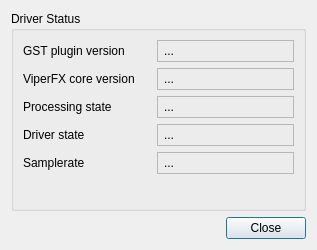
<?xml version="1.0" encoding="UTF-8"?>
<ui version="4.0">
 <class>StatusDialog</class>
 <widget class="QDialog" name="StatusDialog">
  <property name="geometry">
   <rect>
    <x>0</x>
    <y>0</y>
    <width>317</width>
    <height>250</height>
   </rect>
  </property>
  <property name="minimumSize">
   <size>
    <width>0</width>
    <height>0</height>
   </size>
  </property>
  <property name="maximumSize">
   <size>
    <width>16777215</width>
    <height>16777215</height>
   </size>
  </property>
  <property name="windowTitle">
   <string>Driver Status Information</string>
  </property>
  <layout class="QVBoxLayout" name="verticalLayout">
   <item>
    <widget class="QGroupBox" name="groupBox">
     <property name="title">
      <string>Driver Status</string>
     </property>
     <layout class="QVBoxLayout" name="verticalLayout_2">
      <item>
       <layout class="QFormLayout" name="formLayout">
        <property name="labelAlignment">
         <set>Qt::AlignLeading|Qt::AlignLeft|Qt::AlignVCenter</set>
        </property>
        <property name="formAlignment">
         <set>Qt::AlignLeading|Qt::AlignLeft|Qt::AlignVCenter</set>
        </property>
        <property name="horizontalSpacing">
         <number>22</number>
        </property>
        <property name="verticalSpacing">
         <number>6</number>
        </property>
        <item row="0" column="0">
         <widget class="QLabel" name="label">
          <property name="text">
           <string>GST plugin version</string>
          </property>
         </widget>
        </item>
        <item row="1" column="0">
         <widget class="QLabel" name="label_3">
          <property name="text">
           <string>ViperFX core version</string>
          </property>
         </widget>
        </item>
        <item row="2" column="0">
         <widget class="QLabel" name="label_2">
          <property name="text">
           <string>Processing state</string>
          </property>
         </widget>
        </item>
        <item row="3" column="0">
         <widget class="QLabel" name="label_4">
          <property name="text">
           <string>Driver state</string>
          </property>
         </widget>
        </item>
        <item row="4" column="0">
         <widget class="QLabel" name="label_5">
          <property name="text">
           <string>Samplerate</string>
          </property>
         </widget>
        </item>
        <item row="0" column="1">
         <widget class="QFrame" name="frame">
          <property name="frameShape">
           <enum>QFrame::StyledPanel</enum>
          </property>
          <property name="frameShadow">
           <enum>QFrame::Raised</enum>
          </property>
          <layout class="QHBoxLayout" name="horizontalLayout_3">
           <property name="leftMargin">
            <number>6</number>
           </property>
           <property name="topMargin">
            <number>3</number>
           </property>
           <property name="bottomMargin">
            <number>3</number>
           </property>
           <item>
            <widget class="QLabel" name="gst_plugin_ver">
             <property name="frameShape">
              <enum>QFrame::NoFrame</enum>
             </property>
             <property name="frameShadow">
              <enum>QFrame::Plain</enum>
             </property>
             <property name="text">
              <string>...</string>
             </property>
            </widget>
           </item>
          </layout>
         </widget>
        </item>
        <item row="4" column="1">
         <widget class="QFrame" name="frame_2">
          <property name="frameShape">
           <enum>QFrame::StyledPanel</enum>
          </property>
          <property name="frameShadow">
           <enum>QFrame::Raised</enum>
          </property>
          <layout class="QHBoxLayout" name="horizontalLayout">
           <property name="leftMargin">
            <number>6</number>
           </property>
           <property name="topMargin">
            <number>3</number>
           </property>
           <property name="bottomMargin">
            <number>3</number>
           </property>
           <item>
            <widget class="QLabel" name="samplerate">
             <property name="text">
              <string>...</string>
             </property>
            </widget>
           </item>
          </layout>
         </widget>
        </item>
        <item row="1" column="1">
         <widget class="QFrame" name="frame_3">
          <property name="frameShape">
           <enum>QFrame::StyledPanel</enum>
          </property>
          <property name="frameShadow">
           <enum>QFrame::Raised</enum>
          </property>
          <layout class="QHBoxLayout" name="horizontalLayout_2">
           <property name="leftMargin">
            <number>6</number>
           </property>
           <property name="topMargin">
            <number>3</number>
           </property>
           <property name="bottomMargin">
            <number>3</number>
           </property>
           <item>
            <widget class="QLabel" name="core_ver">
             <property name="text">
              <string>...</string>
             </property>
            </widget>
           </item>
          </layout>
         </widget>
        </item>
        <item row="2" column="1">
         <widget class="QFrame" name="frame_4">
          <property name="frameShape">
           <enum>QFrame::StyledPanel</enum>
          </property>
          <property name="frameShadow">
           <enum>QFrame::Raised</enum>
          </property>
          <layout class="QHBoxLayout" name="horizontalLayout_5">
           <property name="leftMargin">
            <number>6</number>
           </property>
           <property name="topMargin">
            <number>3</number>
           </property>
           <property name="bottomMargin">
            <number>3</number>
           </property>
           <item>
            <widget class="QLabel" name="proc">
             <property name="text">
              <string>...</string>
             </property>
            </widget>
           </item>
          </layout>
         </widget>
        </item>
        <item row="3" column="1">
         <widget class="QFrame" name="frame_5">
          <property name="frameShape">
           <enum>QFrame::StyledPanel</enum>
          </property>
          <property name="frameShadow">
           <enum>QFrame::Raised</enum>
          </property>
          <layout class="QHBoxLayout" name="horizontalLayout_4">
           <property name="leftMargin">
            <number>6</number>
           </property>
           <property name="topMargin">
            <number>3</number>
           </property>
           <property name="bottomMargin">
            <number>3</number>
           </property>
           <item>
            <widget class="QLabel" name="enabled">
             <property name="text">
              <string>...</string>
             </property>
            </widget>
           </item>
          </layout>
         </widget>
        </item>
       </layout>
      </item>
      <item>
       <spacer name="verticalSpacer">
        <property name="orientation">
         <enum>Qt::Vertical</enum>
        </property>
        <property name="sizeHint" stdset="0">
         <size>
          <width>20</width>
          <height>40</height>
         </size>
        </property>
       </spacer>
      </item>
     </layout>
    </widget>
   </item>
   <item>
    <widget class="QDialogButtonBox" name="buttonBox">
     <property name="standardButtons">
      <set>QDialogButtonBox::Close</set>
     </property>
    </widget>
   </item>
  </layout>
 </widget>
 <resources/>
 <connections/>
</ui>
